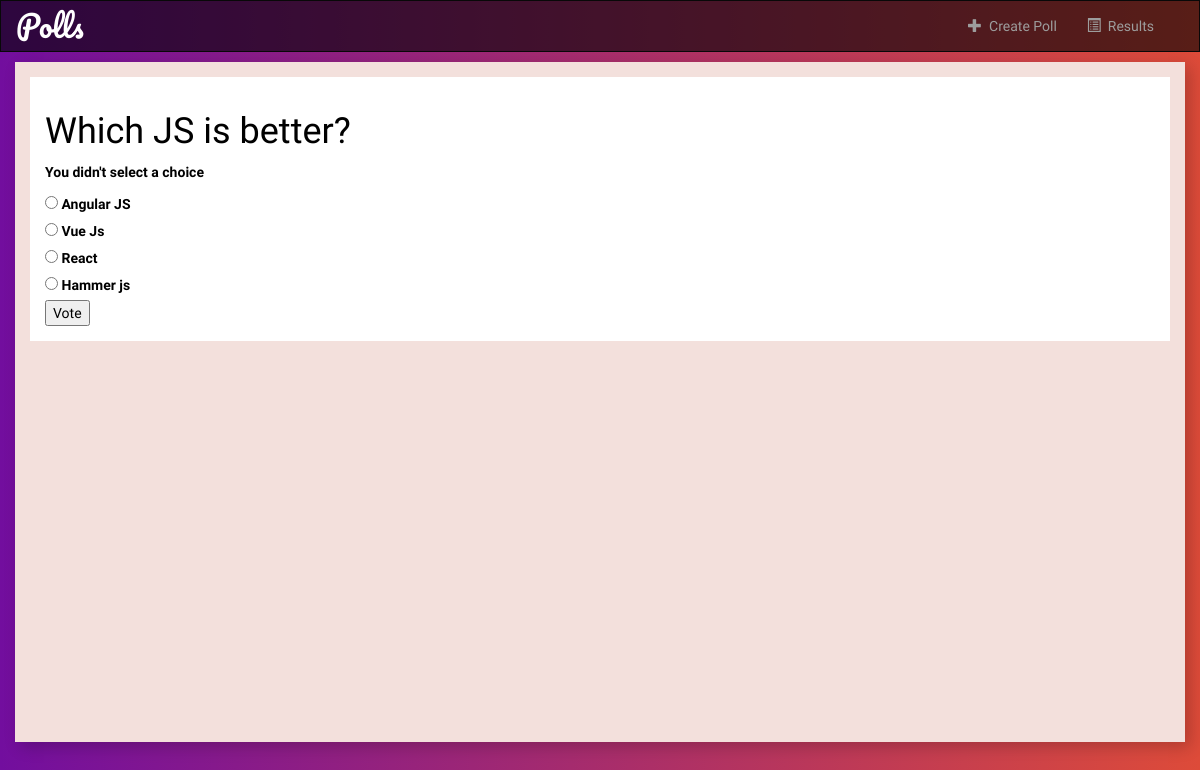
/polls/2/vote/, run on the app's committed database.
### polls/models.py (models this page shows, shortened)
class Question(models.Model):
    question_text= models.CharField(max_length=500)
    pub_date= models.DateTimeField('date published',null=True)
    def was_published_recently(self):
        now = timezone.now()
        return now - datetime.timedelta(days=1) <= self.pub_date <= now
    was_published_recently.admin_order_field='pub_date'
    was_published_recently.boolean=True
    was_published_recently.short_description='Published recently?'

class Choice(models.Model):
    question = models.ForeignKey(Question, on_delete=models.CASCADE)
    choice_text = models.CharField(max_length=200)
    votes = models.IntegerField(default=0)

### polls/views.py (the view)
# urls.py: path('<int:question_id>/vote/',views.vote,name='vote'),
def vote(request,question_id):
	question = get_object_or_404(Question, pk=question_id)
	try:
		selected_choice=question.choice_set.get(pk=request.POST['choice'])
	except(KeyError,Choice.DoesNotExist):
		return render(request,'polls/detail.html',{
			'question':question,
			'error_message':"You didn't select a choice",
	})
	else:
		selected_choice.votes+=1
		selected_choice.save()
		return HttpResponseRedirect(reverse('polls:results',args=(question.id,)))

### polls/templates/polls/detail.html (shortened to what this page needs)
{% extends 'polls/base.html' %}
{% block body%}
<div class="detailpage">
<h1>{{question.question_text}}</h1>
{% if error_message %}
<p><strong>{{error_message}}</strong></p>
{% endif %}
	<form action="{% url 'polls:vote' question.id %}" method="post">
	{% for choice in question.choice_set.all %}
		<input type="radio" name="choice" id="choice{{ forloop.counter }}"
		value="{{choice.id}}">
		<label for="choice{{ forloop.counter }}">{{ choice.choice_text }}
		</label><br>
	{% endfor %}
	<input type="submit" value="Vote">
</form>
</div>
{% endblock %}

### polls/static/polls/style.css (style rules this page uses)
body { color:black; //background:url(https://images.pexels.com/photos/8263/pexels-photo.jpg?auto=compress&cs=tinysrgb&dpr=2&h=650&w=940); background-image: -webkit-linear-gradient(left, #720e9e 0, #dd4b39 100%); background-image: -o-linear-gradient(left, #720e9e 0, #dd4b39 100%); background-image: linear-gradient(to right, #720e9e 0, #dd4b39 100%); list-style-type: none; font-family: 'Ubuntu', sans-serif; }
.detailpage { background: white; padding: 15px; list-style: none; }

### data on the page
Question: question_text "Which JS is better?"
Choice: choice_text "Angular JS"
Choice: choice_text "Vue Js"
Choice: choice_text "React"
Choice: choice_text "Hammer js"

### other printed values
{{ error_message }} "You didn't select a choice"
